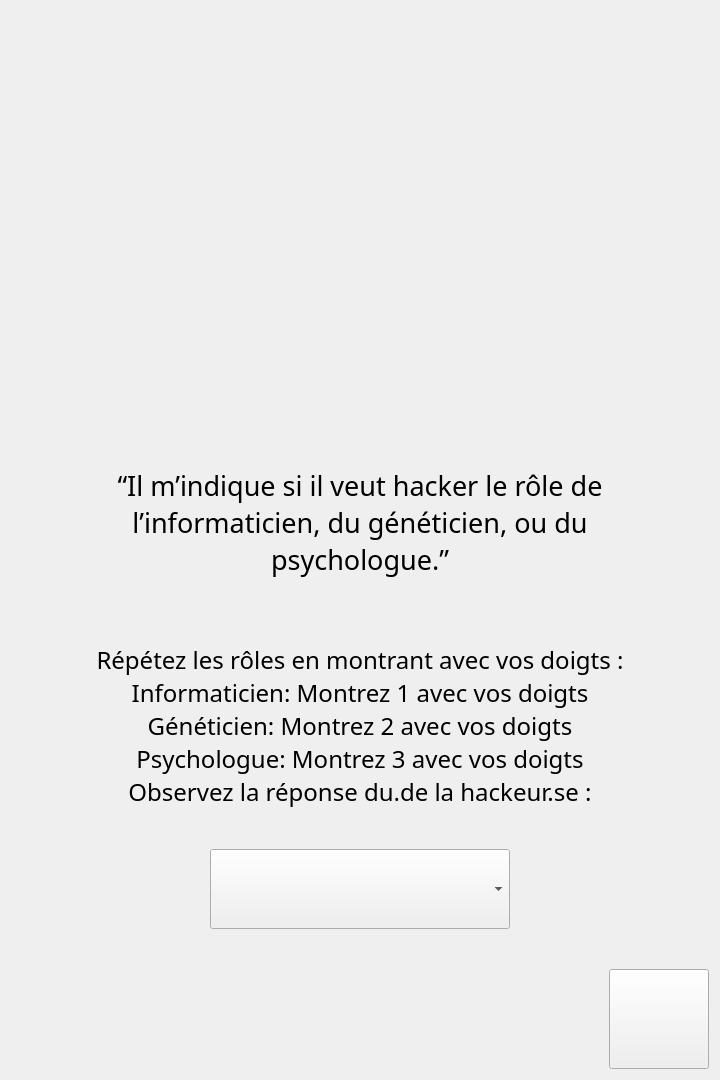
<?xml version="1.0" encoding="UTF-8"?>
<ui version="4.0">
 <class>HackerTarget</class>
 <widget class="QWidget" name="HackerTarget">
  <property name="geometry">
   <rect>
    <x>0</x>
    <y>0</y>
    <width>720</width>
    <height>1080</height>
   </rect>
  </property>
  <property name="sizePolicy">
   <sizepolicy hsizetype="Minimum" vsizetype="Minimum">
    <horstretch>0</horstretch>
    <verstretch>0</verstretch>
   </sizepolicy>
  </property>
  <property name="windowTitle">
   <string>Form</string>
  </property>
  <property name="styleSheet">
   <string notr="true"/>
  </property>
  <layout class="QVBoxLayout" name="verticalLayout_3">
   <property name="spacing">
    <number>0</number>
   </property>
   <item>
    <layout class="QHBoxLayout" name="horizontalLayout_5">
     <property name="spacing">
      <number>0</number>
     </property>
     <item>
      <spacer name="horizontalSpacer_5">
       <property name="orientation">
        <enum>Qt::Horizontal</enum>
       </property>
       <property name="sizeType">
        <enum>QSizePolicy::Fixed</enum>
       </property>
       <property name="sizeHint" stdset="0">
        <size>
         <width>60</width>
         <height>20</height>
        </size>
       </property>
      </spacer>
     </item>
     <item>
      <layout class="QVBoxLayout" name="verticalLayout_5">
       <property name="spacing">
        <number>0</number>
       </property>
       <item>
        <spacer name="verticalSpacer_6">
         <property name="orientation">
          <enum>Qt::Vertical</enum>
         </property>
         <property name="sizeType">
          <enum>QSizePolicy::Minimum</enum>
         </property>
         <property name="sizeHint" stdset="0">
          <size>
           <width>20</width>
           <height>40</height>
          </size>
         </property>
        </spacer>
       </item>
       <item>
        <widget class="HackerTurnImg" name="hackerTurnImg">
         <property name="sizePolicy">
          <sizepolicy hsizetype="MinimumExpanding" vsizetype="MinimumExpanding">
           <horstretch>0</horstretch>
           <verstretch>0</verstretch>
          </sizepolicy>
         </property>
         <property name="minimumSize">
          <size>
           <width>200</width>
           <height>200</height>
          </size>
         </property>
         <property name="maximumSize">
          <size>
           <width>720</width>
           <height>720</height>
          </size>
         </property>
         <property name="font">
          <font>
           <family>Bebas Neue</family>
           <pointsize>18</pointsize>
           <weight>50</weight>
           <italic>false</italic>
           <bold>false</bold>
          </font>
         </property>
         <property name="text">
          <string/>
         </property>
         <property name="alignment">
          <set>Qt::AlignCenter</set>
         </property>
        </widget>
       </item>
       <item>
        <spacer name="verticalSpacer_7">
         <property name="orientation">
          <enum>Qt::Vertical</enum>
         </property>
         <property name="sizeType">
          <enum>QSizePolicy::Fixed</enum>
         </property>
         <property name="sizeHint" stdset="0">
          <size>
           <width>20</width>
           <height>40</height>
          </size>
         </property>
        </spacer>
       </item>
       <item>
        <layout class="QHBoxLayout" name="horizontalLayout">
         <item>
          <spacer name="horizontalSpacer_9">
           <property name="orientation">
            <enum>Qt::Horizontal</enum>
           </property>
           <property name="sizeType">
            <enum>QSizePolicy::Minimum</enum>
           </property>
           <property name="sizeHint" stdset="0">
            <size>
             <width>40</width>
             <height>20</height>
            </size>
           </property>
          </spacer>
         </item>
         <item>
          <layout class="QVBoxLayout" name="quoteBox_2">
           <property name="spacing">
            <number>0</number>
           </property>
           <item>
            <layout class="QHBoxLayout" name="horizontalLayout_6">
             <property name="spacing">
              <number>0</number>
             </property>
             <item>
              <widget class="LineQuote" name="topLeftLine_2">
               <property name="sizePolicy">
                <sizepolicy hsizetype="Minimum" vsizetype="Fixed">
                 <horstretch>0</horstretch>
                 <verstretch>0</verstretch>
                </sizepolicy>
               </property>
               <property name="minimumSize">
                <size>
                 <width>0</width>
                 <height>25</height>
                </size>
               </property>
               <property name="maximumSize">
                <size>
                 <width>16777215</width>
                 <height>25</height>
                </size>
               </property>
               <property name="text">
                <string/>
               </property>
              </widget>
             </item>
             <item>
              <widget class="ArrowQuote" name="topArrow_2">
               <property name="sizePolicy">
                <sizepolicy hsizetype="Fixed" vsizetype="Fixed">
                 <horstretch>0</horstretch>
                 <verstretch>0</verstretch>
                </sizepolicy>
               </property>
               <property name="minimumSize">
                <size>
                 <width>25</width>
                 <height>25</height>
                </size>
               </property>
               <property name="maximumSize">
                <size>
                 <width>25</width>
                 <height>25</height>
                </size>
               </property>
               <property name="text">
                <string/>
               </property>
              </widget>
             </item>
             <item>
              <widget class="LineQuote" name="topRightLine_2">
               <property name="sizePolicy">
                <sizepolicy hsizetype="Minimum" vsizetype="Fixed">
                 <horstretch>0</horstretch>
                 <verstretch>0</verstretch>
                </sizepolicy>
               </property>
               <property name="minimumSize">
                <size>
                 <width>0</width>
                 <height>25</height>
                </size>
               </property>
               <property name="maximumSize">
                <size>
                 <width>16777215</width>
                 <height>25</height>
                </size>
               </property>
               <property name="text">
                <string/>
               </property>
              </widget>
             </item>
            </layout>
           </item>
           <item>
            <widget class="QuoteText" name="awakeQuoteNight_2">
             <property name="sizePolicy">
              <sizepolicy hsizetype="MinimumExpanding" vsizetype="Fixed">
               <horstretch>0</horstretch>
               <verstretch>0</verstretch>
              </sizepolicy>
             </property>
             <property name="minimumSize">
              <size>
               <width>0</width>
               <height>0</height>
              </size>
             </property>
             <property name="font">
              <font>
               <family>Imbue</family>
               <pointsize>20</pointsize>
               <weight>50</weight>
               <italic>false</italic>
               <bold>false</bold>
              </font>
             </property>
             <property name="text">
              <string>“Il m’indique si il veut hacker le rôle de l’informaticien, du généticien, ou du psychologue.”</string>
             </property>
             <property name="textFormat">
              <enum>Qt::PlainText</enum>
             </property>
             <property name="alignment">
              <set>Qt::AlignCenter</set>
             </property>
             <property name="wordWrap">
              <bool>true</bool>
             </property>
            </widget>
           </item>
           <item>
            <layout class="QHBoxLayout" name="horizontalLayout_9">
             <property name="spacing">
              <number>0</number>
             </property>
             <item>
              <widget class="ReversedLineQuote" name="bottomLeftLine_2">
               <property name="sizePolicy">
                <sizepolicy hsizetype="Expanding" vsizetype="Fixed">
                 <horstretch>0</horstretch>
                 <verstretch>0</verstretch>
                </sizepolicy>
               </property>
               <property name="minimumSize">
                <size>
                 <width>0</width>
                 <height>25</height>
                </size>
               </property>
               <property name="maximumSize">
                <size>
                 <width>16777215</width>
                 <height>25</height>
                </size>
               </property>
               <property name="text">
                <string/>
               </property>
              </widget>
             </item>
             <item>
              <widget class="ReversedArrowQuote" name="bottomArrow_2">
               <property name="sizePolicy">
                <sizepolicy hsizetype="Fixed" vsizetype="Fixed">
                 <horstretch>0</horstretch>
                 <verstretch>0</verstretch>
                </sizepolicy>
               </property>
               <property name="minimumSize">
                <size>
                 <width>25</width>
                 <height>25</height>
                </size>
               </property>
               <property name="maximumSize">
                <size>
                 <width>25</width>
                 <height>25</height>
                </size>
               </property>
               <property name="text">
                <string/>
               </property>
              </widget>
             </item>
             <item>
              <widget class="ReversedLineQuote" name="bottomRightLine_2">
               <property name="sizePolicy">
                <sizepolicy hsizetype="Expanding" vsizetype="Fixed">
                 <horstretch>0</horstretch>
                 <verstretch>0</verstretch>
                </sizepolicy>
               </property>
               <property name="minimumSize">
                <size>
                 <width>0</width>
                 <height>25</height>
                </size>
               </property>
               <property name="maximumSize">
                <size>
                 <width>16777215</width>
                 <height>25</height>
                </size>
               </property>
               <property name="text">
                <string/>
               </property>
              </widget>
             </item>
            </layout>
           </item>
          </layout>
         </item>
         <item>
          <spacer name="horizontalSpacer_4">
           <property name="orientation">
            <enum>Qt::Horizontal</enum>
           </property>
           <property name="sizeType">
            <enum>QSizePolicy::Minimum</enum>
           </property>
           <property name="sizeHint" stdset="0">
            <size>
             <width>40</width>
             <height>20</height>
            </size>
           </property>
          </spacer>
         </item>
        </layout>
       </item>
       <item>
        <spacer name="verticalSpacer_8">
         <property name="orientation">
          <enum>Qt::Vertical</enum>
         </property>
         <property name="sizeType">
          <enum>QSizePolicy::Fixed</enum>
         </property>
         <property name="sizeHint" stdset="0">
          <size>
           <width>20</width>
           <height>40</height>
          </size>
         </property>
        </spacer>
       </item>
       <item>
        <widget class="HelperText" name="awakeHelp_4">
         <property name="sizePolicy">
          <sizepolicy hsizetype="Expanding" vsizetype="Fixed">
           <horstretch>0</horstretch>
           <verstretch>0</verstretch>
          </sizepolicy>
         </property>
         <property name="minimumSize">
          <size>
           <width>0</width>
           <height>0</height>
          </size>
         </property>
         <property name="font">
          <font>
           <family>Bebas Neue</family>
           <pointsize>18</pointsize>
           <weight>50</weight>
           <italic>false</italic>
           <bold>false</bold>
           <kerning>true</kerning>
          </font>
         </property>
         <property name="text">
          <string>Répétez les rôles en montrant avec vos doigts :
Informaticien: Montrez 1 avec vos doigts
Généticien: Montrez 2 avec vos doigts
Psychologue: Montrez 3 avec vos doigts
Observez la réponse du.de la hackeur.se :</string>
         </property>
         <property name="textFormat">
          <enum>Qt::PlainText</enum>
         </property>
         <property name="alignment">
          <set>Qt::AlignCenter</set>
         </property>
         <property name="wordWrap">
          <bool>true</bool>
         </property>
        </widget>
       </item>
       <item>
        <spacer name="verticalSpacer_9">
         <property name="orientation">
          <enum>Qt::Vertical</enum>
         </property>
         <property name="sizeType">
          <enum>QSizePolicy::Fixed</enum>
         </property>
         <property name="sizeHint" stdset="0">
          <size>
           <width>20</width>
           <height>40</height>
          </size>
         </property>
        </spacer>
       </item>
       <item alignment="Qt::AlignHCenter">
        <widget class="QComboBox" name="selectTarget">
         <property name="minimumSize">
          <size>
           <width>300</width>
           <height>80</height>
          </size>
         </property>
        </widget>
       </item>
       <item>
        <spacer name="verticalSpacer_10">
         <property name="orientation">
          <enum>Qt::Vertical</enum>
         </property>
         <property name="sizeType">
          <enum>QSizePolicy::Minimum</enum>
         </property>
         <property name="sizeHint" stdset="0">
          <size>
           <width>20</width>
           <height>40</height>
          </size>
         </property>
        </spacer>
       </item>
      </layout>
     </item>
     <item>
      <spacer name="horizontalSpacer_8">
       <property name="orientation">
        <enum>Qt::Horizontal</enum>
       </property>
       <property name="sizeType">
        <enum>QSizePolicy::Fixed</enum>
       </property>
       <property name="sizeHint" stdset="0">
        <size>
         <width>60</width>
         <height>20</height>
        </size>
       </property>
      </spacer>
     </item>
    </layout>
   </item>
   <item alignment="Qt::AlignRight">
    <widget class="QPushButton" name="nextNightButton">
     <property name="sizePolicy">
      <sizepolicy hsizetype="Fixed" vsizetype="Fixed">
       <horstretch>0</horstretch>
       <verstretch>0</verstretch>
      </sizepolicy>
     </property>
     <property name="minimumSize">
      <size>
       <width>100</width>
       <height>100</height>
      </size>
     </property>
     <property name="text">
      <string/>
     </property>
    </widget>
   </item>
  </layout>
 </widget>
 <customwidgets>
  <customwidget>
   <class>HelperText</class>
   <extends>QLabel</extends>
   <header>CoreApp/IGraphicalHandler/Widgets/HelperText/HelperText.hpp</header>
  </customwidget>
  <customwidget>
   <class>ArrowQuote</class>
   <extends>QLabel</extends>
   <header>CoreApp/IGraphicalHandler/Widgets/QuoteBox/ArrowQuote.hpp</header>
  </customwidget>
  <customwidget>
   <class>LineQuote</class>
   <extends>QLabel</extends>
   <header>CoreApp/IGraphicalHandler/Widgets/QuoteBox/LineQuote.hpp</header>
  </customwidget>
  <customwidget>
   <class>ReversedLineQuote</class>
   <extends>QLabel</extends>
   <header>CoreApp/IGraphicalHandler/Widgets/QuoteBox/ReversedLineQuote.hpp</header>
  </customwidget>
  <customwidget>
   <class>ReversedArrowQuote</class>
   <extends>QLabel</extends>
   <header>CoreApp/IGraphicalHandler/Widgets/QuoteBox/ReversedArrowQuote.hpp</header>
  </customwidget>
  <customwidget>
   <class>QuoteText</class>
   <extends>QLabel</extends>
   <header>CoreApp/IGraphicalHandler/Widgets/QuoteBox/QuoteText.hpp</header>
  </customwidget>
  <customwidget>
   <class>HackerTurnImg</class>
   <extends>QLabel</extends>
   <header>CoreApp/IGraphicalHandler/Widgets/TurnImg/HackerTurnImg.hpp</header>
  </customwidget>
 </customwidgets>
 <resources/>
 <connections/>
</ui>
